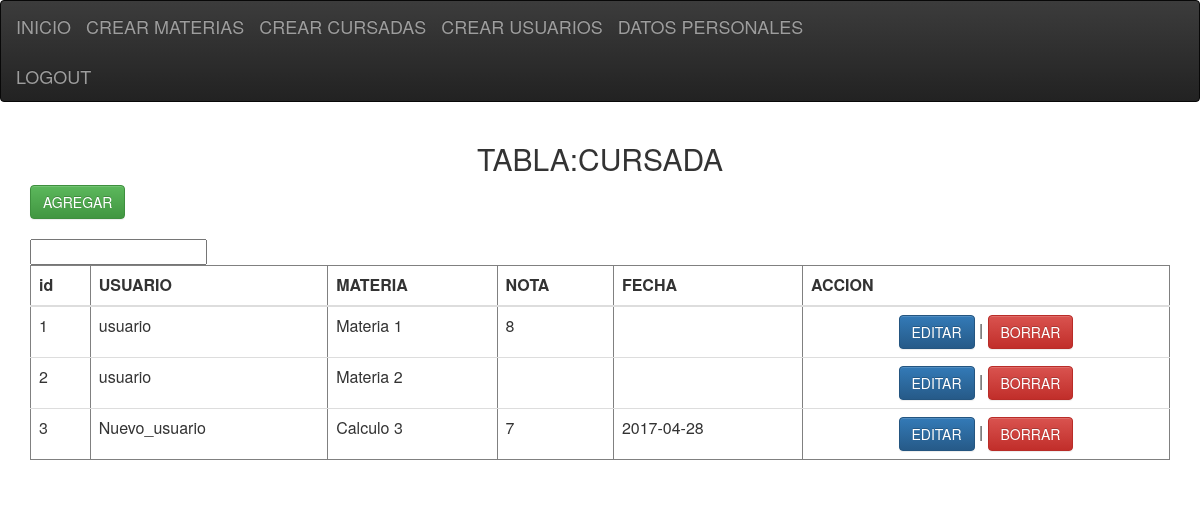
Screenshot of /Desafio_02/index.php/login/info_cursadas with the database file from the repository.
### tables this page shows
CREATE TABLE `cursadas` (
  `id` int(11) NOT NULL,
  `user_id` int(11) NOT NULL,
  `subject_id` int(11) NOT NULL,
  `grade` int(11) DEFAULT NULL,
  `date` date DEFAULT NULL
);

CREATE TABLE `usuarios` (
  `id` int(11) NOT NULL,
  `username` varchar(50) NOT NULL,
  `name` varchar(50) DEFAULT NULL,
  `lastname` varchar(50) DEFAULT NULL,
  `password` varchar(255) NOT NULL,
  `type` int(11) NOT NULL,
  `status` int(11) NOT NULL,
  `date` date DEFAULT NULL
);

CREATE TABLE `materias` (
  `id` int(11) NOT NULL,
  `career_id` int(11) NOT NULL,
  `name` varchar(50) NOT NULL,
  `description` varchar(255) DEFAULT NULL,
  `hours` int(11) NOT NULL
);

### Desafio_02/application/controllers/login.php (called while the page is built, shortened)
<?php
		Class Login extends CI_Controller{
             public function info_cursadas(){
                   $data['records']=$this->m_login->getDetalles2();
                   $this->load->view('info_cursada_crear',$data);
                }
}
?>

### Desafio_02/index.php (called while the page is built, shortened)
<?php
require_once BASEPATH.'core/CodeIgniter.php';

### Desafio_02/application/models/m_login.php (called while the page is built, shortened)
<?php
		class m_login extends CI_Model{
             public function getDetalles2()
                {
                   $query_detalle = $this->db->query('SELECT a.id ID,b.username User, c.name, a.grade, a.date from cursadas a JOIN usuarios b ON a.user_id=b.id join materias c ON c.id=a.subject_id');
                        $resultado = $query_detalle->result_array();
                        return $resultado;
                }
}
?>

### Desafio_02/application/views/info_cursada_crear.php (the view, shortened to what this page needs)
<?php include('header.php'); ?>
<html>
	<head>
	</head>
<body>
	<div class="container">
	<div class="row">
	<div class="col-md-12">
		<h2 align="center">TABLA:CURSADA</h2>
		<a href="<?php echo site_url('login/agregar_cursada') ?>"><button type="button" class="btn btn-success">AGREGAR</button></a><br /><br />
		<input id="busqueda_tabla" type="text">
		 	<table class="table table-hover" align="center" border="1" cellspacing="0" cellpadding="0" width="700" id="tabla_busqueda">
				<thead>
					<th>id</th>
					<th>USUARIO</th>
					<th>MATERIA</th>
					<th>NOTA</th>
					<th>FECHA</th>
					<th>ACCION</th>
				</thead>
<tbody>
    <?php
    if (count($records) > 0 && $records != false) {
        foreach($records as $record) {
            echo "<tr>
                      <td>".$record['ID']."</td>
                      <td>".$record['User']."</td>
                      <td>".$record['name']."</td>
                      <td>".$record['grade']."</td>
                      <td>".$record['date']."</td>
                      <td align='center'>
						<a href='".site_url('login/editar_cursada')."/$record[ID]'>
						 <button type='button' class='btn btn-primary'>EDITAR</button></a> |
						<a href='".site_url('login/borrar_cursada')."/$record[ID]'>
						 <button type='button' class='btn btn-danger'>BORRAR</button></a>
                  </tr>";
        }
       }
    ?>
</tbody>
    </table>
		</div>
		</div>
		</div>
</body>
</html>

### Desafio_02/application/views/header.php (shortened to what this page needs)
<html>
<head>
	<link rel="stylesheet" href="<?php echo base_url('../resources/css/bootstrap.min.css'); ?>"/>
    <link rel="stylesheet" href="https://maxcdn.bootstrapcdn.com/bootstrap/3.3.7/css/bootstrap.min.css">
    <link rel="stylesheet" href="https://maxcdn.bootstrapcdn.com/bootstrap/3.3.7/css/bootstrap-theme.min.css">
</head>
<body>
<nav class="navbar navbar-inverse">
  <div class="container-fluid">
    <div class="navbar-header">
      <a class="navbar-brand" href="<?php echo site_url('login/pagina_principal_admin') ?>" >INICIO</a>
      <a class="navbar-brand" href="<?php echo site_url('login/info_materias') ?>">CREAR MATERIAS</a>
      <a class="navbar-brand" href="<?php echo site_url('login/info_cursadas') ?>">CREAR CURSADAS</a>
      <a class="navbar-brand" href="<?php echo site_url('login/info_usuarios') ?>">CREAR USUARIOS</a>
      <a class="navbar-brand" href="<?php echo site_url('login/info_user') ?>">DATOS PERSONALES</a>
      <br><a class="navbar-brand" href="<?php echo site_url('login/logout') ?>">LOGOUT</a></br>
      </div>
      </div>
</nav>

### rows the page displays
cursadas: id "1", user.username "usuario", materias.name "Materia 1", grade "8"
cursadas: id "2", user.username "usuario", materias.name "Materia 2"
cursadas: id "3", user.username "Nuevo_usuario", materias.name "Calculo 3", grade "7", date "2017-04-28"
